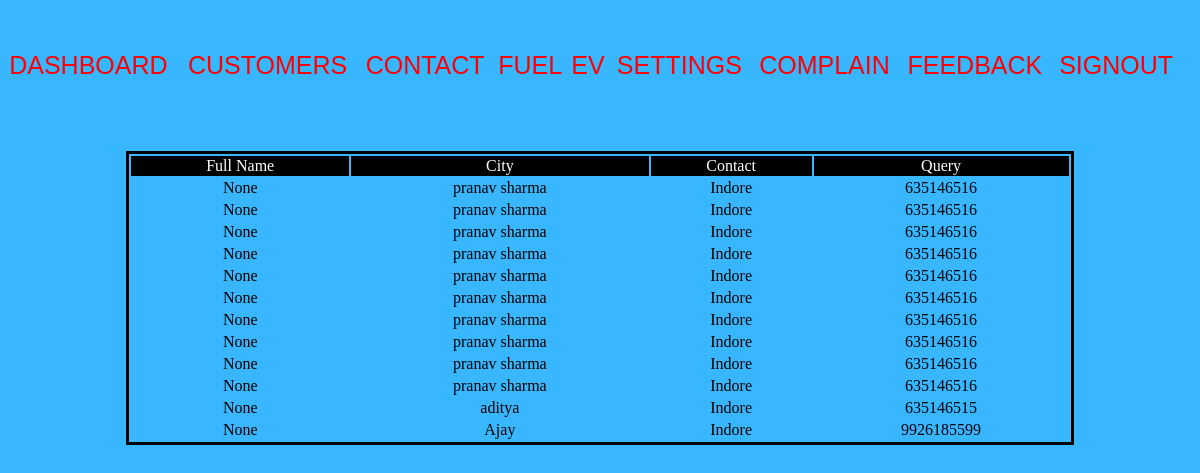
Screenshot of /companycontactcodedb with the database file from the repository.
### development/models.py (models this page shows)
class ContactTable(models.Model):
    fullname = models.TextField(db_column='Fullname')
    city = models.TextField(db_column='City')
    contact = models.TextField(db_column='Contact')
    query = models.TextField(db_column='Query')
    class Meta:
        db_table = 'contacttable'

### development/views.py (the view)
# urls.py: path("companycontactcodedb", views.companycontactdbcode),
def companycontactdbcode(request):
    data = list(ContactTable.objects.values_list())
    return render(request, "companycontact.html", {'data': data})

### templates/companycontact.html (shortened to what this page needs)
{% load static %}
<!DOCTYPE html>
<html lang="en">
<head>
</head>
<body>
<div style="width:100%;height:50px">
    <table width="100%" class="tabtheme">
        <tr>
            <td class="box"><a href="companydashboardlink" >Dashboard</a></td>
            <td class="box"><a href="companycustomerscodedb">Customers</a></td>
            <td class="box"><a href="companycontactcodedb">Contact</a></td>
            <td class="box"><a href="companyorderfuelcodedb">Fuel</a></td>
            <td class="box"><a href="companyorderevcodedb">EV</a></td>
            <td class="box"><a href="companysettingslink">settings</a></td>
            <td class="box"><a href="companycomplaincodedb">complain</a></td>
            <td class="box"><a href="companyfeedbackcodedb">feedback</a></td>
            <td class="box"><a href="companylink">signout</a></td>
        </tr>
    </table>
</div>
<div class="formtheme">
<br><br>
    <table width="80%" align="center" style="border:solid">
        <tr align="center"  style="background-color:black;color:white;">
            <td>Full Name</td>
            <td>City</td>
            <td>Contact</td>
            <td>Query</td>
        </tr>
        {% for records in data %}
            <tr align="center">
                <td>{{ records.0 }}</td>
                <td>{{ records.1 }}</td>
                <td>{{ records.2 }}</td>
                <td>{{ records.3 }}</td>
            </tr>
        {% endfor %}
    </table>
</div>
</body>
</html>

### rows the page displays
ContactTable: Query "None", Fullname "aditya", City "Indore", Contact "635146515"

### other values shown
{{ records.0 }} "None" "None" "None" "None" "None" "None" "None" "None" "None" "None" "None"
{{ records.1 }} "pranav sharma" "pranav sharma" "pranav sharma" "pranav sharma" "pranav sharma" "pranav sharma" "pranav sharma" "pranav sharma" "pranav sharma" "pranav sharma" "Ajay"
{{ records.2 }} "Indore" "Indore" "Indore" "Indore" "Indore" "Indore" "Indore" "Indore" "Indore" "Indore" "Indore"
{{ records.3 }} "635146516" "635146516" "635146516" "635146516" "635146516" "635146516" "635146516" "635146516" "635146516" "635146516" "9926185599"
